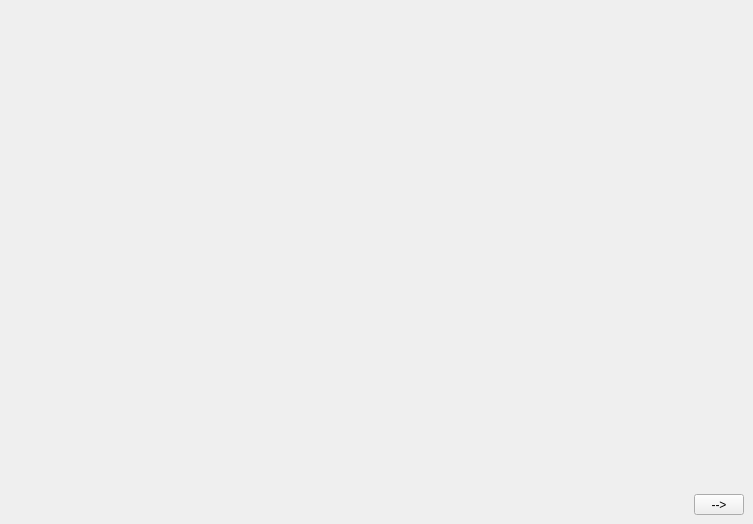
<?xml version="1.0" encoding="UTF-8"?>
<ui version="4.0">
 <class>mplWindow</class>
 <widget class="QMainWindow" name="mplWindow">
  <property name="geometry">
   <rect>
    <x>0</x>
    <y>0</y>
    <width>753</width>
    <height>524</height>
   </rect>
  </property>
  <property name="windowTitle">
   <string>Trajectory Viewer</string>
  </property>
  <property name="autoFillBackground">
   <bool>false</bool>
  </property>
  <widget class="QWidget" name="centralWidget">
   <layout class="QVBoxLayout" name="verticalLayout">
    <item>
     <widget class="MplWidget" name="mpl_hist" native="true">
      <property name="sizePolicy">
       <sizepolicy hsizetype="Expanding" vsizetype="MinimumExpanding">
        <horstretch>0</horstretch>
        <verstretch>0</verstretch>
       </sizepolicy>
      </property>
      <property name="minimumSize">
       <size>
        <width>0</width>
        <height>200</height>
       </size>
      </property>
     </widget>
    </item>
    <item>
     <layout class="QHBoxLayout" name="horizontalLayout_3">
      <item>
       <spacer name="horizontalSpacer">
        <property name="orientation">
         <enum>Qt::Horizontal</enum>
        </property>
        <property name="sizeHint" stdset="0">
         <size>
          <width>40</width>
          <height>20</height>
         </size>
        </property>
       </spacer>
      </item>
      <item>
       <widget class="QToolButton" name="nextBtn">
        <property name="minimumSize">
         <size>
          <width>50</width>
          <height>0</height>
         </size>
        </property>
        <property name="text">
         <string>--&gt;</string>
        </property>
       </widget>
      </item>
     </layout>
    </item>
   </layout>
  </widget>
 </widget>
 <customwidgets>
  <customwidget>
   <class>MplWidget</class>
   <extends>QWidget</extends>
   <header>mplwidget.h</header>
   <container>1</container>
  </customwidget>
 </customwidgets>
 <resources/>
 <connections/>
</ui>
